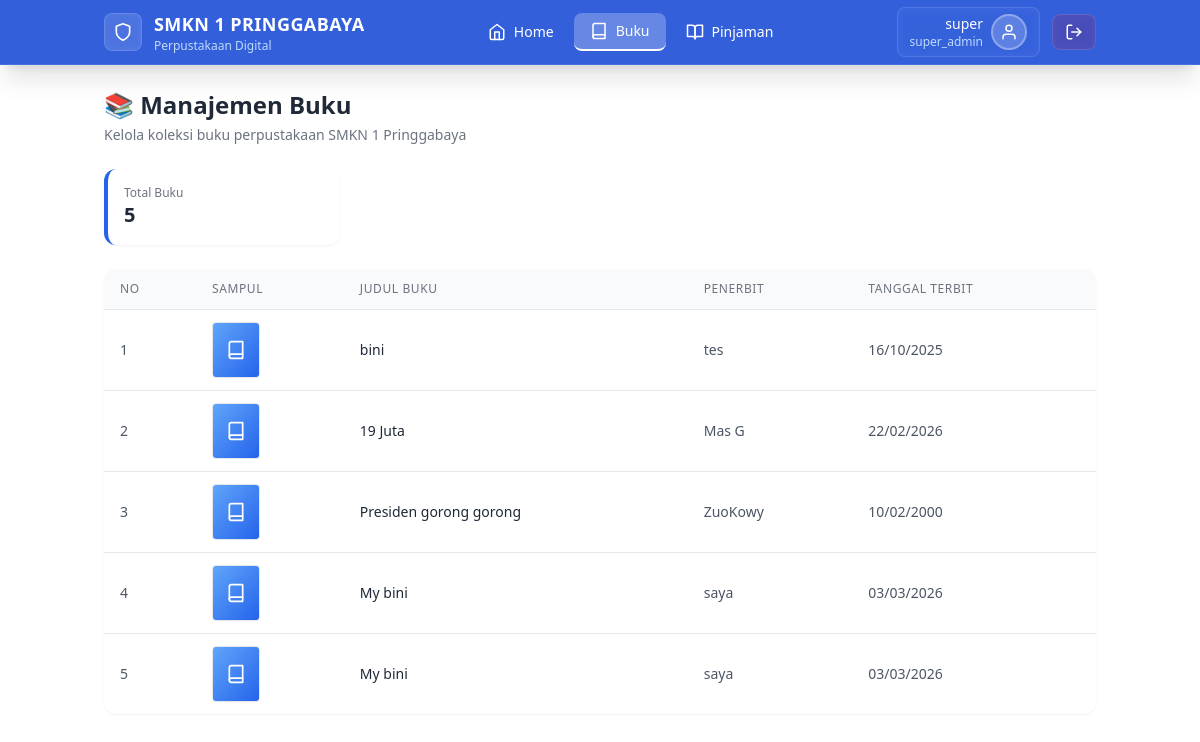
Screenshot of /page/buku.php (signed in) with the database file from the repository.
### tables this page shows
CREATE TABLE `buku` (
  `id_buku` int(11) NOT NULL,
  `judul` varchar(50) NOT NULL,
  `penerbit` varchar(50) NOT NULL,
  `tggl_terbit` date NOT NULL,
  `sampul` varchar(50) NOT NULL
);

### page/buku.php (the view, shortened to what this page needs)
<?php
require '../config/koneksi.php';
$qwr = mysqli_query($conn, "SELECT * FROM buku ORDER BY id_buku desc");
$qwr_total = mysqli_query($conn, "SELECT COUNT(*) AS total FROM buku");
$total = mysqli_fetch_assoc($qwr_total);
?>
<!DOCTYPE html>
<html lang="id">
<head>
    <script src="https://cdn.tailwindcss.com"></script>
</head>
<body class="min-h-screen">
    <nav class="bg-blue-700/90 backdrop-blur-md shadow-xl sticky top-0 z-50 border-b border-white/10">
        <div class="container mx-auto px-4">
            <div class="flex items-center justify-between h-16">
                <div class="flex items-center space-x-3">
                    <div class="bg-white/20 p-2 rounded-lg backdrop-blur-sm border border-white/10">
                        <i data-feather="shield" class="text-white" width="20" height="20"></i>
                    </div>
                    <div>
                        <span class="font-semibold text-white text-lg tracking-wide">SMKN 1 PRINGGABAYA</span>
                        <p class="text-xs text-blue-200 font-light">Perpustakaan Digital</p>
                    </div>
                </div>
                <div class="hidden md:flex items-center space-x-1">
                    <a href="../main.php"
                        class="nav-menu flex items-center gap-2 text-white px-4 py-2 rounded-lg transition-all duration-300">
                        <i data-feather="home" width="18" height="18"></i>
                        <span class="text-sm font-medium">Home</span>
                    </a>
                    <a href="buku.php"
                        class="nav-menu active flex items-center gap-2 text-white px-4 py-2 rounded-lg transition-all duration-300">
                        <i data-feather="book" width="18" height="18"></i>
                        <span class="text-sm font-medium">Buku</span>
                    </a>
                    <a href="../anggota/pinjaman.php"
                        class="nav-menu flex items-center gap-2 text-white px-4 py-2 rounded-lg transition-all duration-300">
                        <i data-feather="book-open" width="18" height="18"></i>
                        <span class="text-sm font-medium">Pinjaman</span>
                    </a>
                </div>
                <div class="flex items-center space-x-3">
                    <div
                        class="flex items-center space-x-2 bg-white/10 px-3 py-1.5 rounded-lg backdrop-blur-sm border border-white/10">
                        <div class="text-right hidden md:block">
                            <p class="text-sm font-medium text-white"><?= $_SESSION['nama'] ?></p>
                            <p class="text-xs text-blue-200"><?= $_SESSION['role'] ?></p>
                        </div>
                        <div
                            class="w-9 h-9 bg-white/20 rounded-full flex items-center justify-center border-2 border-white/30">
                            <i data-feather="user" class="text-white" width="18" height="18"></i>
                        </div>
                    </div>
                    <a href="../config/logout.php"
                        class="flex items-center gap-2 bg-red-500/20 hover:bg-red-500/30 text-white px-3 py-2 rounded-lg transition-all duration-300 backdrop-blur-sm border border-white/10">
                        <i data-feather="log-out" width="18" height="18"></i>
                    </a>
                </div>
            </div>
        </div>
    </nav>
    <div class="container mx-auto px-4 py-6">
        <div class="flex flex-col md:flex-row md:items-center md:justify-between mb-6">
            <div>
                <h2 class="text-2xl font-bold text-gray-800">📚 Manajemen Buku</h2>
                <p class="text-sm text-gray-500 mt-1">Kelola koleksi buku perpustakaan SMKN 1 Pringgabaya</p>
            </div>
        </div>
        <div class="grid grid-cols-1 md:grid-cols-4 gap-4 mb-6">
            <div class="bg-white rounded-xl shadow-sm p-4 border-l-4 border-blue-600">
                <p class="text-xs text-gray-500">Total Buku</p>
                <p class="text-xl font-bold text-gray-800"><?= $total['total'] ?></p>
            </div>
        </div>
        <div class="bg-white rounded-xl shadow-sm overflow-hidden">
            <div class="overflow-x-auto">
                <table class="w-full text-sm" id="bukuTable">
                    <thead class="bg-gray-50 border-b border-gray-200">
                        <tr>
                            <th class="px-4 py-3 text-left text-xs font-medium text-gray-500 uppercase tracking-wider">No</th>
                            <th class="px-4 py-3 text-left text-xs font-medium text-gray-500 uppercase tracking-wider">Sampul</th>
                            <th class="px-4 py-3 text-left text-xs font-medium text-gray-500 uppercase tracking-wider">Judul Buku</th>
                            <th class="px-4 py-3 text-left text-xs font-medium text-gray-500 uppercase tracking-wider">Penerbit</th>
                            <th class="px-4 py-3 text-left text-xs font-medium text-gray-500 uppercase tracking-wider">Tanggal Terbit</th>
                        </tr>
                    </thead>
                    <tbody class="divide-y divide-gray-200">
                        <?php
                        $no = 1;
                        if (mysqli_num_rows($qwr) > 0) {
                            while ($data = mysqli_fetch_assoc($qwr)):
                        ?>
                                <tr class="hover:bg-blue-50 transition-colors">
                                    <td class="px-4 py-3 text-gray-600"><?= $no++ ?></td>
                                    <td class="px-4 py-3">
                                        <div class="w-12 h-14 bg-gray-100 rounded overflow-hidden border border-gray-200">
                                            <?php if ($data['sampul'] != '' && file_exists("../uploads/" . $data['sampul'])): ?>
                                                <img src="../uploads/<?= $data['sampul'] ?>" alt="sampul" class="w-full h-full object-cover">
                                            <?php else: ?>
                                                <div class="w-full h-full bg-gradient-to-br from-blue-400 to-blue-600 flex items-center justify-center">
                                                    <i data-feather="book" class="text-white" width="20" height="20"></i>
                                                </div>
                                            <?php endif; ?>
                                        </div>
                                    </td>
                                    <td class="px-4 py-3 font-medium text-gray-800"><?= htmlspecialchars($data['judul']) ?></td>
                                    <td class="px-4 py-3 text-gray-600"><?= htmlspecialchars($data['penerbit']) ?></td>
                                    <td class="px-4 py-3 text-gray-600"><?= date('d/m/Y', strtotime($data['tggl_terbit'])) ?></td>
                                </tr>
                            <?php
                            endwhile;
                        }
                        ?>
                    </tbody>
                </table>
            </div>
        </div>
    </div>
</body>
</html>

### page/buku.php (style rules this page uses)
* { margin: 0; padding: 0; box-sizing: border-box; }
.nav-menu { transition: all 0.3s ease; position: relative; }
.nav-menu.active { background-color: rgba(255, 255, 255, 0.25); border-bottom: 2px solid white; }
table thead th { font-weight: 600; text-transform: uppercase; letter-spacing: 0.05em; font-size: 0.75rem; padding: 1rem 1rem; }
table tbody tr { transition: all 0.2s ease; }

### rows the page displays
buku: judul "bini", penerbit "tes", tggl_terbit "16/10/2025"
buku: judul "19 Juta", penerbit "Mas G", tggl_terbit "22/02/2026"
buku: judul "Presiden gorong gorong", penerbit "ZuoKowy", tggl_terbit "10/02/2000"
buku: judul "My bini", penerbit "saya", tggl_terbit "03/03/2026"
buku: judul "My bini", penerbit "saya", tggl_terbit "03/03/2026"

### other values shown
$_SESSION['nama'] "super"
$_SESSION['role'] "super_admin"
$total['total'] "5"
